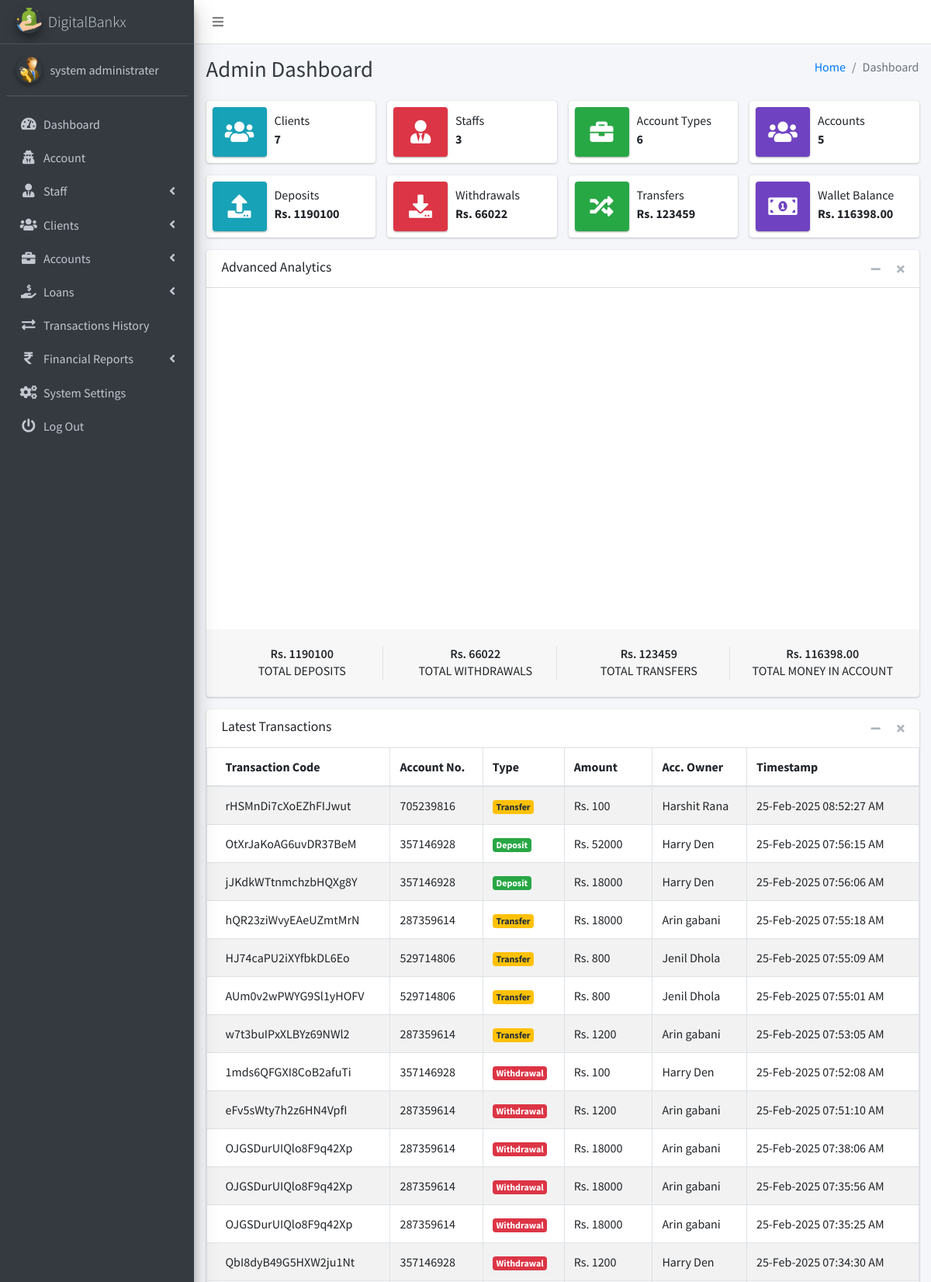
Page /admin/pages_dashboard.php (signed in, upper part) on the committed database.
### tables this page shows
CREATE TABLE `ib_systemsettings` (
  `id` int(20) NOT NULL,
  `sys_name` longtext NOT NULL,
  `sys_tagline` longtext NOT NULL,
  `sys_logo` varchar(200) NOT NULL,
  `is_active` tinyint(1) NOT NULL DEFAULT 1
);

CREATE TABLE `ib_admin` (
  `admin_id` int(11) NOT NULL,
  `name` varchar(200) NOT NULL,
  `email` varchar(200) NOT NULL,
  `number` varchar(200) NOT NULL,
  `password` varchar(200) NOT NULL,
  `profile_pic` varchar(200) NOT NULL,
  `is_active` tinyint(1) NOT NULL DEFAULT 1,
  `otp` varchar(6) DEFAULT NULL,
  `otp_expiry` datetime DEFAULT NULL
);

CREATE TABLE `ib_transactions` (
  `tr_id` int(20) NOT NULL,
  `tr_code` varchar(200) NOT NULL,
  `account_id` int(20) NOT NULL,
  `tr_type` varchar(200) NOT NULL,
  `tr_status` varchar(200) NOT NULL,
  `client_id` int(10) UNSIGNED NOT NULL,
  `transaction_amt` varchar(200) NOT NULL,
  `receiving_acc_no` varchar(200) DEFAULT NULL,
  `created_at` timestamp(6) NOT NULL DEFAULT current_timestamp(6) ON UPDATE current_timestamp(6),
  `is_active` tinyint(1) NOT NULL DEFAULT 1
);

CREATE TABLE `ib_bankaccounts` (
  `account_id` int(20) NOT NULL,
  `acc_name` varchar(200) NOT NULL,
  `account_number` varchar(200) NOT NULL,
  `acc_type` varchar(200) NOT NULL,
  `acc_rates` varchar(200) NOT NULL,
  `acc_status` varchar(200) NOT NULL,
  `acc_amount` decimal(10,2) NOT NULL,
  `client_id` int(10) UNSIGNED DEFAULT NULL,
  `created_at` timestamp(6) NOT NULL DEFAULT current_timestamp(6) ON UPDATE current_timestamp(6),
  `is_active` tinyint(1) NOT NULL DEFAULT 1
);

### admin/pages_dashboard.php (the view, shortened to what the rows shown need)
<?php
include('conf/config.php');
?>
<!DOCTYPE html>
<html lang="en">
<?php include("dist/_partials/head.php"); ?>
<body class="hold-transition sidebar-mini layout-fixed layout-navbar-fixed">
  <div class="wrapper">
    <?php include("dist/_partials/sidebar.php"); ?>
    <div class="content-wrapper">
      <div class="content-header">
        <div class="container-fluid">
          <div class="row mb-2">
            <div class="col-sm-6">
              <h1 class="m-0 text-dark">Admin Dashboard</h1>
            </div>
          </div>
        </div>
      </div>
      <section class="content">
        <div class="container-fluid">
          <div class="row">
            <div class="col-md-12">
              <div class="card">
                <div class="card-body p-0">
                  <div class="table-responsive">
                    <table class="table table-hover table-bordered table-striped m-0">
                      <thead>
                        <tr>
                          <th>Transaction Code</th>
                          <th>Account No.</th>
                          <th>Type</th>
                          <th>Amount</th>
                          <th>Acc. Owner</th>
                          <th>Timestamp</th>
                        </tr>
                      </thead>
                      <tbody>
                        <?php
                        $ret = "SELECT
                t.*,
                b.account_number,
                b.acc_type,
                COALESCE(b.acc_name, 'N/A') AS account_owner,
                COALESCE(c.name, 'N/A') AS client_name
            FROM iB_Transactions t
            LEFT JOIN ib_bankaccounts b ON t.account_id = b.account_id
            LEFT JOIN ib_clients c ON t.client_id = c.client_id
            ORDER BY t.created_at DESC";
                        $stmt = $mysqli->prepare($ret);
                        if ($stmt) {
                          $stmt->execute();
                          $res = $stmt->get_result();
                          while ($row = $res->fetch_object()) {
                            $transTstamp = $row->created_at ?? 'N/A';
                            $alertClass = "<span class='badge badge-warning'>Transfer</span>";
                            if (isset($row->tr_type)) {
                              if ($row->tr_type == 'Deposit') {
                                $alertClass = "<span class='badge badge-success'>$row->tr_type</span>";
                              } elseif ($row->tr_type == 'Withdrawal') {
                                $alertClass = "<span class='badge badge-danger'>$row->tr_type</span>";
                              }
                            }
                            ?>
                            <tr>
                              <td><?php echo htmlspecialchars($row->tr_code ?? 'N/A'); ?></td>
                              <td><?php echo htmlspecialchars($row->account_number ?? 'N/A'); ?></td>
                              <td><?php echo $alertClass; ?></td>
                              <td>Rs. <?php echo htmlspecialchars($row->transaction_amt ?? '0.00'); ?></td>
                              <td><?php echo isset($row->client_name) ? htmlspecialchars($row->client_name) : 'N/A'; ?></td>
                              <td>
                                <?php echo $transTstamp !== 'N/A' ? date("d-M-Y h:i:s A", strtotime($transTstamp)) : 'N/A'; ?>
                              </td>
                            </tr>
                          <?php }
                        } else {
                          echo "<tr><td colspan='6'>Error fetching transactions.</td></tr>";
                        }
                        ?>
                      </tbody>
                    </table>
                  </div>
                </div>
              </div>
            </div>
          </div>
        </div>
      </section>
    </div>
  </div>
</body>
</html>

### admin/dist/_partials/sidebar.php (shortened to what the rows shown need)
<aside class="main-sidebar sidebar-dark-primary elevation-4">
    <?php
    $admin_id = $_SESSION['admin_id'];
    $query = "SELECT * FROM iB_admin WHERE admin_id = ?";
    $stmt = $mysqli->prepare($query);
    $stmt->bind_param('i', $admin_id);
    $stmt->execute();
    $res = $stmt->get_result();
    while ($row = $res->fetch_object()) {
        $profile_picture = empty($row->profile_pic)
            ? "<img src='dist/img/user_icon.png' class='img-circle elevation-2' alt='User Image'>"
            : "<img src='dist/img/$row->profile_pic' class='img-circle elevation-2' alt='User Image'>";
        $sys_query = "SELECT * FROM iB_SystemSettings";
        $stmt = $mysqli->prepare($sys_query);
        $stmt->execute();
        $sys_res = $stmt->get_result();
        while ($sys = $sys_res->fetch_object()) {
            ?>
            <a href="pages_dashboard.php" class="brand-link text-light">
                <img src="dist/img/<?php echo $sys->sys_logo; ?>" alt="Logo" class="brand-image img-circle elevation-3">
                <span class="brand-text font-weight-light"><?php echo $sys->sys_name; ?></span>
            </a>
            <div class="sidebar">
                <div class="user-panel mt-3 pb-3 mb-3 d-flex">
                    <div class="image"><?php echo $profile_picture; ?></div>
                    <div class="info">
                        <a href="#" class="d-block"><?php echo $row->name; ?></a>
                    </div>
                </div>
                <nav class="mt-2">
                    <ul class="nav nav-pills nav-sidebar flex-column" data-widget="treeview" role="menu">
                        <li class="nav-item">
                            <a href="pages_dashboard.php" class="nav-link">
                                <i class="nav-icon fas fa-tachometer-alt"></i>
                                <p>Dashboard</p>
                            </a>
                        </li>
                        <li class="nav-item">
                            <a href="pages_account.php" class="nav-link">
                                <i class="nav-icon fas fa-user-secret"></i>
                                <p>Account</p>
                            </a>
                        </li>
                        <li class="nav-item has-treeview">
                            <a href="#" class="nav-link">
                                <i class="nav-icon fas fa-user-tie"></i>
                                <p>Staff <i class="fas fa-angle-left right"></i></p>
                            </a>
                        </li>
                        <li class="nav-item has-treeview">
                            <a href="#" class="nav-link">
                                <i class="nav-icon fas fa-users"></i>
                                <p>Clients <i class="fas fa-angle-left right"></i></p>
                            </a>
                        </li>
                        <li class="nav-item has-treeview">
                            <a href="#" class="nav-link">
                                <i class="nav-icon fas fa-briefcase"></i>
                                <p>Accounts <i class="fas fa-angle-left right"></i></p>
                            </a>
                        </li>
                        <li class="nav-item has-treeview">
                            <a href="#" class="nav-link">
                                <i class="nav-icon fas fa-hand-holding-usd"></i>
                                <p>
                                    Loans
                                    <i class="fas fa-angle-left right"></i>
                                </p>
                            </a>
                        </li>
                        <li class="nav-item">
                            <a href="pages_transactions_engine.php" class="nav-link">
                                <i class="nav-icon fas fa-exchange-alt"></i>
                                <p>Transactions History</p>
                            </a>
                        </li>
                        <li class="nav-item has-treeview">
                            <a href="#" class="nav-link">
                                <i class="nav-icon fas fa-rupee-sign"></i>
                                <p>Financial Reports <i class="fas fa-angle-left right"></i></p>
                            </a>
                        </li>
                        <li class="nav-item">
                            <a href="pages_system_settings.php" class="nav-link">
                                <i class="nav-icon fas fa-cogs"></i>
                                <p>System Settings</p>
                            </a>
                        </li>
                        <li class="nav-item">
                            <a href="pages_logout.php" class="nav-link">
                                <i class="nav-icon fas fa-power-off"></i>
                                <p>Log Out</p>
                            </a>
                        </li>
                    </ul>
                </nav>
            </div>
        </aside>
    <?php }
    } ?>

### rows in the picture
ib_admin: name "system administrater"
ib_systemsettings: sys_logo (picture), sys_name "DigitalBankx", ib_admin.profile_pic (picture)
ib_transactions: tr_code "rHSMnDi7cXoEZhFIJwut", account.account_number "705239816", transaction_amt "100", client_name "Harshit Rana", created_at "25-Feb-2025 08:52:27 AM"
ib_transactions: tr_code "OtXrJaKoAG6uvDR37BeM", account.account_number "357146928", tr_type "Deposit", transaction_amt "52000", client_name "Harry Den", created_at "25-Feb-2025 07:56:15 AM"
ib_transactions: tr_code "jJKdkWTtnmchzbHQXg8Y", account.account_number "357146928", tr_type "Deposit", transaction_amt "18000", client_name "Harry Den", created_at "25-Feb-2025 07:56:06 AM"
ib_transactions: tr_code "hQR23ziWvyEAeUZmtMrN", account.account_number "287359614", transaction_amt "18000", client_name "Arin gabani", created_at "25-Feb-2025 07:55:18 AM"
ib_transactions: tr_code "HJ74caPU2iXYfbkDL6Eo", account.account_number "529714806", transaction_amt "800", client_name "Jenil Dhola", created_at "25-Feb-2025 07:55:09 AM"
ib_transactions: tr_code "AUm0v2wPWYG9Sl1yHOFV", account.account_number "529714806", transaction_amt "800", client_name "Jenil Dhola", created_at "25-Feb-2025 07:55:01 AM"
ib_transactions: tr_code "w7t3buIPxXLBYz69NWl2", account.account_number "287359614", transaction_amt "1200", client_name "Arin gabani", created_at "25-Feb-2025 07:53:05 AM"
ib_transactions: tr_code "1mds6QFGXI8CoB2afuTi", account.account_number "357146928", tr_type "Withdrawal", transaction_amt "100", client_name "Harry Den", created_at "25-Feb-2025 07:52:08 AM"
ib_transactions: tr_code "eFv5sWty7h2z6HN4VpfI", account.account_number "287359614", tr_type "Withdrawal", transaction_amt "1200", client_name "Arin gabani", created_at "25-Feb-2025 07:51:10 AM"
ib_transactions: tr_code "OJGSDurUIQlo8F9q42Xp", account.account_number "287359614", tr_type "Withdrawal", transaction_amt "18000", client_name "Arin gabani", created_at "25-Feb-2025 07:38:06 AM"
ib_transactions: tr_code "OJGSDurUIQlo8F9q42Xp", account.account_number "287359614", tr_type "Withdrawal", transaction_amt "18000", client_name "Arin gabani", created_at "25-Feb-2025 07:35:56 AM"
ib_transactions: tr_code "OJGSDurUIQlo8F9q42Xp", account.account_number "287359614", tr_type "Withdrawal", transaction_amt "18000", client_name "Arin gabani", created_at "25-Feb-2025 07:35:25 AM"
ib_transactions: tr_code "QbI8dyB49G5HXW2ju1Nt", account.account_number "357146928", tr_type "Withdrawal", transaction_amt "1200", client_name "Harry Den", created_at "25-Feb-2025 07:34:30 AM"

### other values in the picture
$iBClients "7"
$iBStaffs "3"
$iB_AccsType "6"
$iB_Accs "5"
$iB_deposits "1190100"
$iB_withdrawal "66022"
$iB_Transfers "123459"
$TotalBalInAccount "116398.00"
